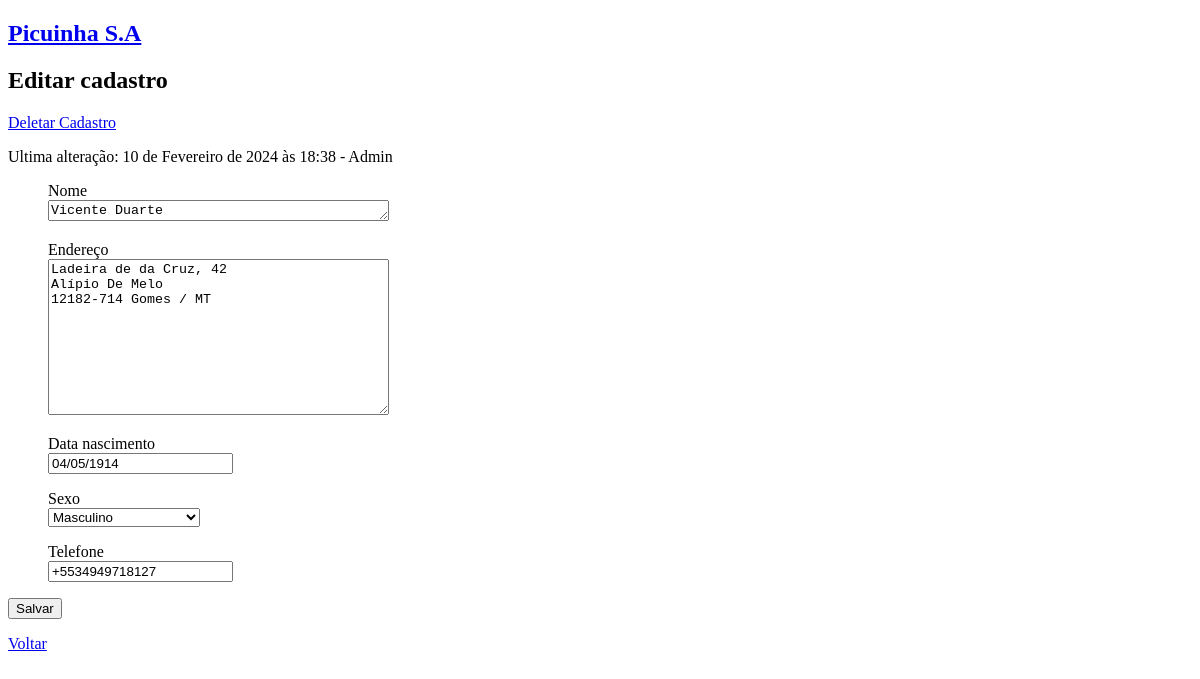
Screenshot of /cadastros/editar_cadastro/2 (signed in) with the database file from the repository.
### cadastros/models.py (models this page shows, shortened)
class Cadastro(models.Model):
    OPC_SEXO = [
        ('M','Masculino'),
        ('F', 'Feminino'),
        ('N', 'Nenhuma das opções')
    ]
    nome = models.CharField(max_length=80, blank=False, null=False)
    endereço = models.CharField(max_length=200, unique=True)
    data_nascimento = models.DateField(null=False, blank=False)
    sexo = models.CharField(max_length=1, choices=OPC_SEXO, blank=False, null=False)
    telefone = PhoneNumberField(null=True, unique=True, blank=True)
    criado_em = models.DateTimeField(auto_now_add=True)
    alterado_em= models.DateTimeField(auto_now=True)
    criado_por = models.ForeignKey(User, on_delete=models.SET_NULL, null=True,  related_name='created_instances')
    alterado_por = models.ForeignKey(User, on_delete=models.SET_NULL, null=True, related_name='modified_instances')
    class Meta:
        verbose_name_plural = 'cadastros'
        ordering = ['id']

### cadastros/views.py (the view)
# urls.py: path('cadastros/editar_cadastro/<int:cadastro_id>', views.editar_cadastro, name='editar_cadastro'),
@permission_required('cadastros.change_cadastro', raise_exception=True)
def editar_cadastro(request, cadastro_id):
    cadastro = get_object_or_404(Cadastro, pk=cadastro_id)
    if request.method == "POST":
        form = NovoCadastro(instance=cadastro, data=request.POST)
        if form.is_valid():
            cadastro.alterado_por = request.user
            form.save()
            return HttpResponseRedirect(reverse('cadastros'))
    else:
        form = NovoCadastro(instance=cadastro)
    context = {"form": form, 'cadastro': cadastro}
    return render(request, "dados/editar_cadastro.html", context)

### cadastros/forms.py
class NovoCadastro(forms.ModelForm):
    class Meta:
        model = Cadastro
        exclude = ['criado_por', 'alterado_por']
        widgets = {
            'nome': forms.Textarea(attrs={'rows': 1, 'placeholder': 'Seu nome'}),
            'endereço': forms.Textarea(attrs={'cols': 40, 'placeholder': 'Ex: Avenida da rosa, Nº 33'}),
            'data_nascimento': forms.DateInput(attrs={'placeholder': 'Ex: 99/99/9999'}),
            'telefone': forms.TextInput(attrs={'placeholder': 'Ex: (99) 99999-9999'}),
        }
        input_formats = {
            'data_nascimento': ['%m/%d/%Y'],
        }

### cadastros/templates/dados/editar_cadastro.html (shortened to what this page needs)
{% extends 'dados/base.html' %}
{% block content %}
    <div>
        <h2>Editar cadastro</h2>
        <a href="{% url 'deletar_cadastro' cadastro.id %}">Deletar Cadastro</a>
        <p>Ultima alteração: {{ cadastro.alterado_em }} - {{ cadastro.alterado_por | capfirst }}</p>
        <form href="." method="post">
            {% for input in form %}
                <ul>
                    {{ input.label }}
                    <br>
                    {{ input }}
                </ul>
            {% endfor %}
            <input type="submit" value="Salvar">
        </form>
        <p>
            <a href="{% url 'cadastros' %}">Voltar</a>
        </p>
    </div>
{% endblock content %}

### rows the page displays
Cadastro: alterado_em "10 de Fevereiro de 2024 às 18:38", alterado_por "Admin", form "Vicente Duarte" "Ladeira de da Cruz, 42 Alípio De Melo 12182-714 Gomes / MT" "04/05/1914" "Masculino" "+5534949718127"

### other values shown
{{ input.label }} "Nome" "Endereço" "Data nascimento" "Sexo" "Telefone"
